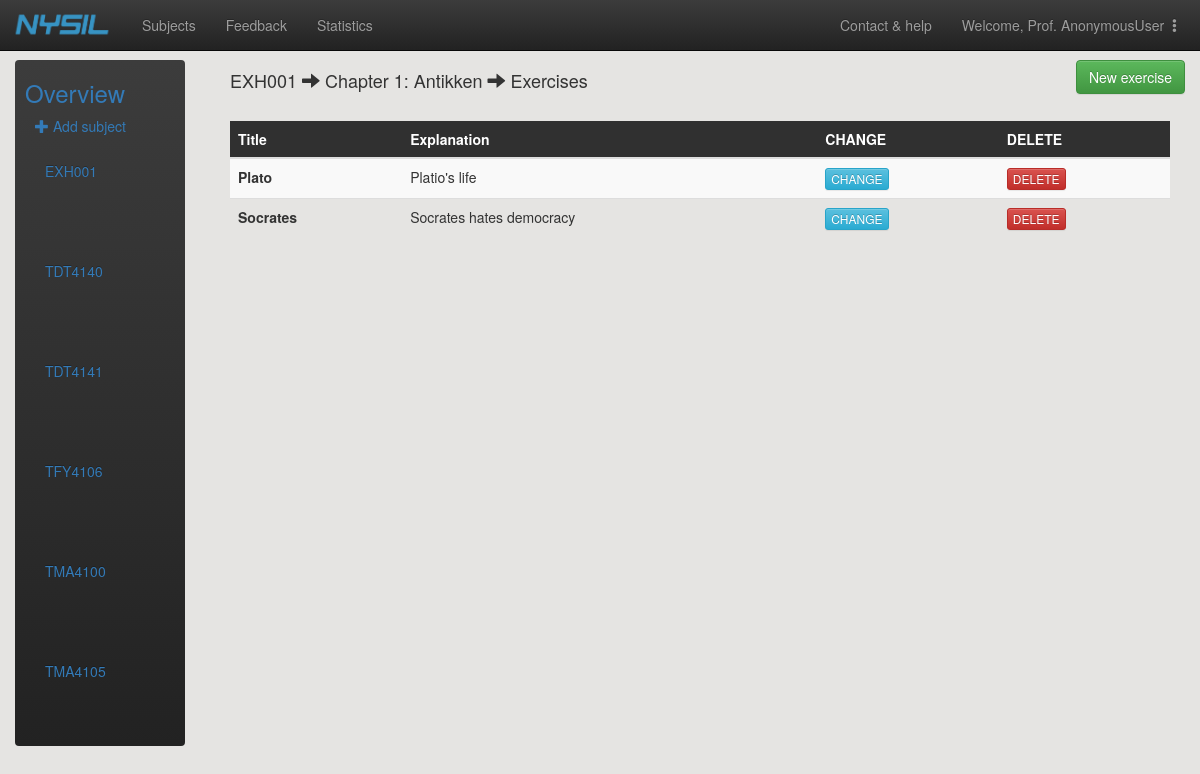
/adminpage/subjects/EXH001/11/, run on the app's committed database.
### main/models.py (models this page shows)
class Subject(models.Model):
    subject_code = models.CharField(max_length=20, primary_key=True) # primary key
    subject_name = models.CharField(max_length=30)
    professor_firstname = models.CharField(max_length=30)
    professor_lastname = models.CharField(max_length=30)
    professor_email = models.EmailField()
    class Meta:
        ordering = ['subject_code']
    def __str__(self):
        return self.subject_code
    def get_full_name(self):
        return self.professor_firstname + " " + self.professor_lastname
    get_full_name.short_description = 'Professor' # headline of professor-column in the admin-table

class Chapter(models.Model):
    class Meta:
        unique_together = ('subject', 'chapter_number') # handle the exception this may cause
        ordering = ['chapter_number']
    chapter_number = models.PositiveIntegerField(default = 0)
    chapter_name = models.CharField(max_length=30)
    subject = models.ForeignKey(Subject, on_delete=models.CASCADE) # to controll which subject the theme belongs to
    def __str__(self):
        return "Chapter " + str(self.chapter_number) + ": " + str(self.chapter_name)
    def get_number_and_name(self):
        return "Chapter" + str(self.chapter_number) + ": " + str(self.chapter_name)
    get_number_and_name.short_description = 'Chapter'

class Exercise_Page(models.Model):
    chapter = models.ForeignKey(Chapter, on_delete=models.CASCADE)  # to controll which chapter the exercise_page belongs to
    youtube_id = models.CharField(max_length=40)
    headline = models.CharField(max_length=30)
    explanation = models.TextField(max_length=150)
    easy_question = models.TextField(default='')
    easy_answer = models.CharField(max_length=30,default='')
    easy_points = models.PositiveIntegerField(default=0)
    medium_question = models.TextField(default='')
    medium_answer = models.CharField(max_length=30,default='')
    medium_points = models.PositiveIntegerField(default=0)
    hard_question = models.TextField(default='')
    hard_answer = models.CharField(max_length=30,default='')
    hard_points = models.PositiveIntegerField(default=0)

### adminpage/views.py (the view)
# urls.py: url(r'^subjects/(?P<subject_pk>[A-Za-z0-9]+)/(?P<chapter_pk>[A-Za-z0-9]+)/$', views.exercise_overview,name='exercise_overview'),
def exercise_overview(request, subject_pk, chapter_pk):
    subjects = Subject.objects.all()
    subject = Subject.objects.get(pk=subject_pk)
    chapter = Chapter.objects.get(pk=chapter_pk)
    context = {'subjects': subjects, 'subject': subject, 'chapter': chapter}
    return render(request, 'adminpage/exercise_overview.html', context)

### adminpage/templates/adminpage/exercise_overview.html
{% extends 'adminpage/subject_overview.html' %}
{% block extension %}
<div class ="col-md-10">
    <div class="col-md-12">
    <div style ="width:90%">
        <div style="float: left; width: 60%">
            <h4>{{ subject }} <span class="glyphicon glyphicon-arrow-right"></span> {{ chapter }} <span class="glyphicon glyphicon-arrow-right"></span> Exercises </h4>
            <br>
        </div>
        <div style="float: right; width: 0%">
            {% block add_button %}
                <div id="add_exercise">
                    <a class="btn btn-large btn-success" href=" {% url 'adminpage:new_exercise' subject_pk=subject.pk chapter_pk=chapter.pk %}">New exercise</a>
                </div>
            {% endblock %}
        </div>
    </div>
    <div style="width:100%">
    <table class="table table-striped">
        <thead>
            <tr style="background-color:#303030; color:white">
                <th>Title</th>
                <th>Explanation</th>
                <th>CHANGE</th>
                <th>DELETE</th>
            </tr>
        </thead>
        <tbody>
        {% for exercise in chapter.exercise_page_set.all %}
            <tr>
                <th> {{ exercise.headline }}</th>
                <td> {{ exercise.explanation }}</td>
                <td><div><a class="btn btn-xs btn-info" href="{% url 'adminpage:change_exercise' subject_pk=subject.pk chapter_pk=chapter.pk exercise_pk=exercise.pk %}">CHANGE</a></div></td>
                <td><div><a class="btn btn-xs btn-danger" href=" {% url 'adminpage:delete_exercise' subject_pk=subject.pk chapter_pk=chapter.pk exercise_pk=exercise.pk %} ">DELETE</a></div></td>
            </tr>
        {% endfor %}
        </tbody>
    </table>
    </div>
</div>
</div>
{% endblock %}

### adminpage/templates/adminpage/subject_overview.html (shortened to what this page needs)
{% extends 'adminpage/admin_header.html' %}
{% load static %}
{% block content %}
    <div class="container-fluid">
      <div class="row">
        <div class="col-sm-3 col-md-2 sidebar">
          <ul class="nav nav-sidebar navbar-inverse">
              <li ><p id="id_fagoversikt"><h3 id="id_fagoversikt_text" style="color:#337AB7;margin-left:10px">Overview</h3><span class="sr-only">(current)</span></p></li>
              <p class="center-large" style="margin-left:20px"><a href="{% url 'adminpage:new_subject' %}"><span class="glyphicon glyphicon-plus"></span>  Add subject</a></p>
              {% block subjects %}
                {% for subject in subjects %}
                <div class="collapse navbar-collapse" id="id_subject_overview_menu">
                    <ul class="nav navbar-nav navbar-left" style="width:120px">
                      <li style="float:left">
                          <a href="{% url 'adminpage:chapter_overview' subject_pk=subject.pk %}" style="color:#337AB7;width:150px">
                              {{ subject }}
                          </a>
                      </li>
                    </ul>
                    <ul class="nav navbar-nav navbar-right" id="id_nav_drop" style="width:-10px">
                        <li class="dropdown">
                        </li>
                    </ul>
                 </div>
                {% endfor %}
              {% endblock %}
          </ul>
        </div>
    {% block extension %}{% endblock %}
</div>
</div>
{% endblock%}

### data on the page
Subject: subject_code "EXH001"
Subject: subject_code "TDT4140"
Subject: subject_code "TDT4141"
Subject: subject_code "TFY4106"
Subject: subject_code "TMA4100"
Subject: subject_code "TMA4105"
Chapter: chapter_number+chapter_name "Chapter 1: Antikken"
Exercise_Page: headline "Plato", explanation "Platio's life"
Exercise_Page: headline "Socrates", explanation "Socrates hates democracy"

### other printed values
{{ user }} "AnonymousUser"
